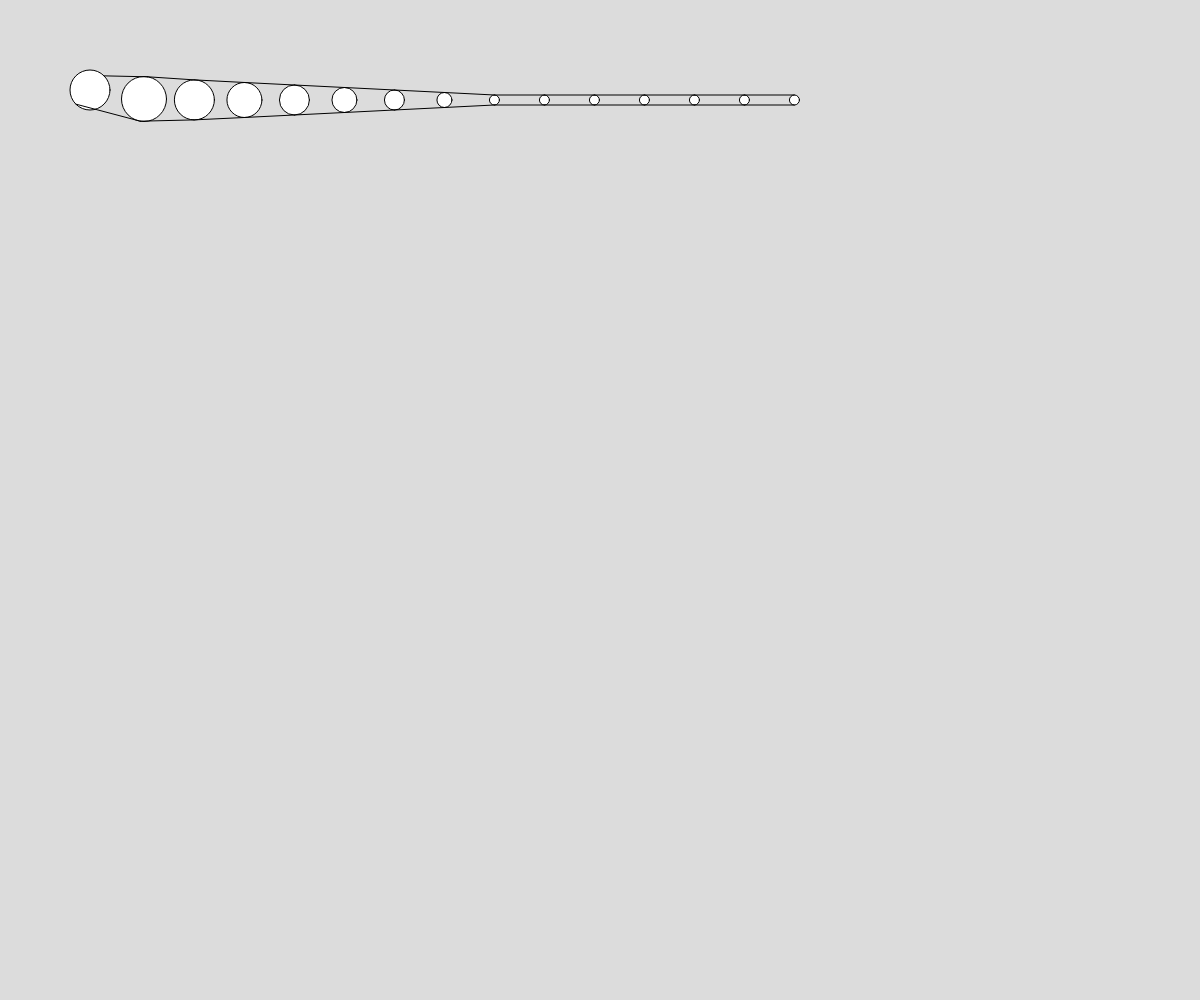
Frame 1 (no input)
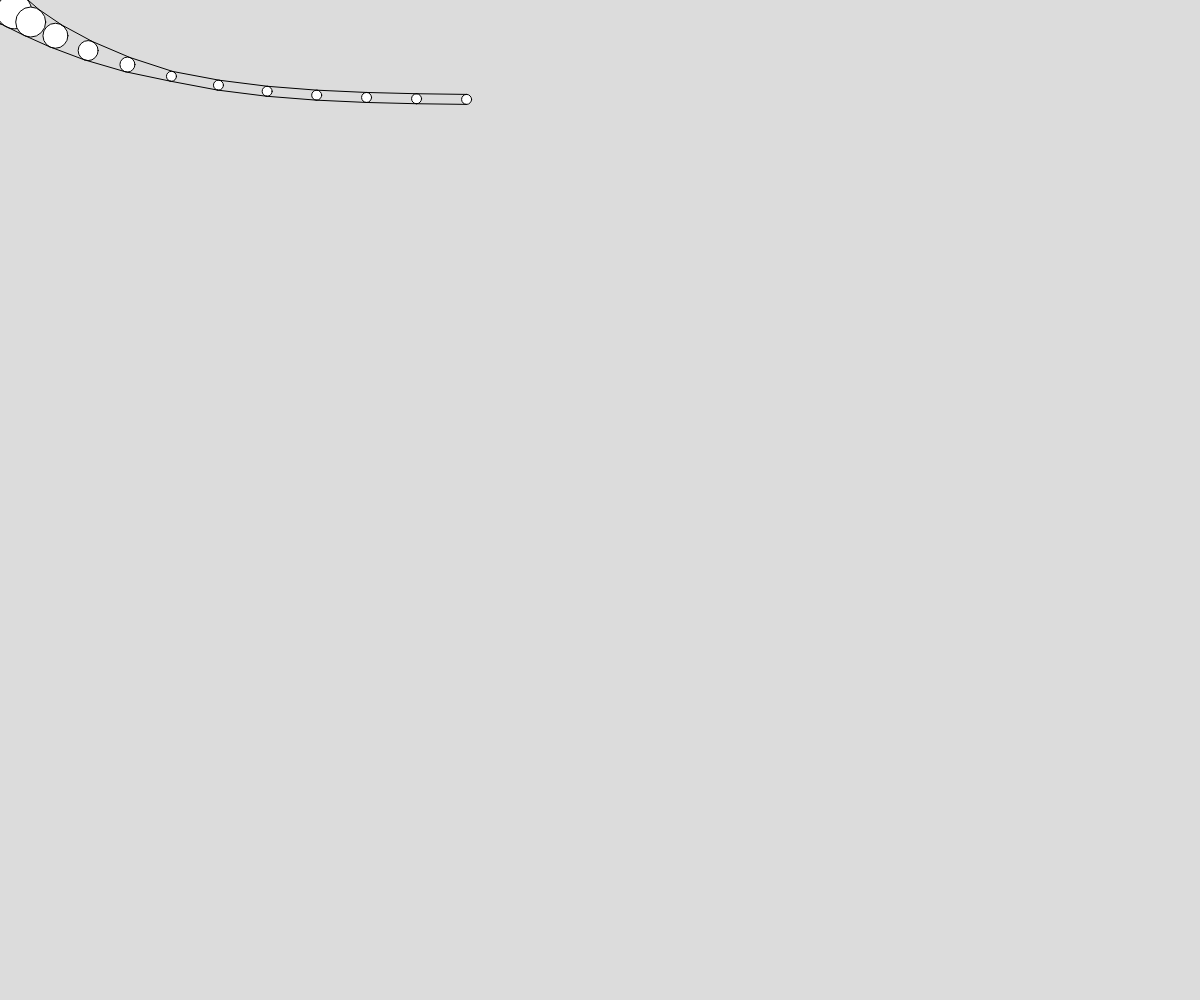
Frame 60 (no input)
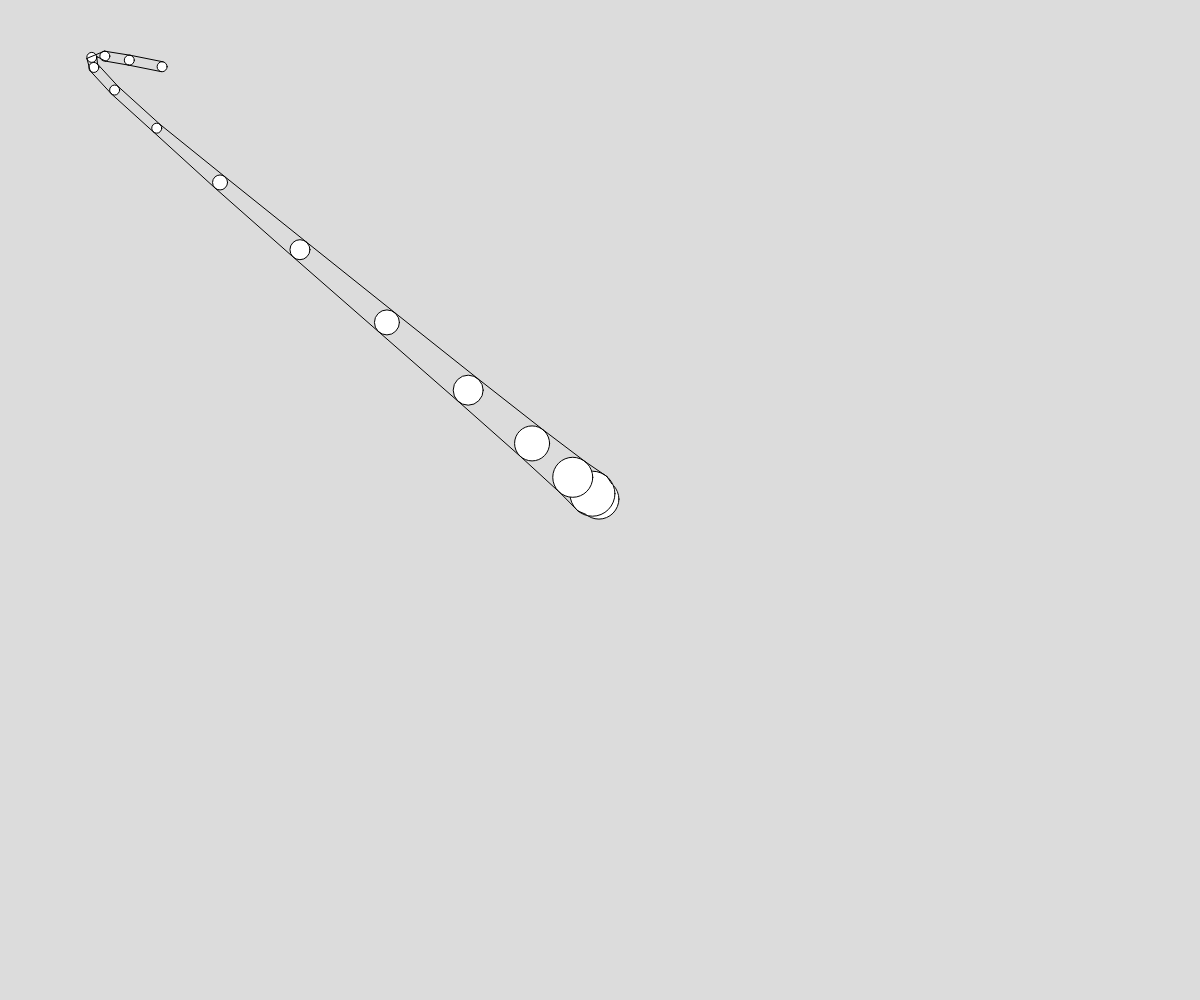
Frame 120 (the mouse pressed at the canvas centre since frame 60)

The p5.js sketch that drew these frames (run headless with seeded random() and noise() and a simulated clock; from frame 60 on, the mouse is pressed at the canvas centre):

// p5.js sketch
// ── sketch.js
let speed_modifier = 0.1;
let n = 15;
let d = 50;

class Segment {
    constructor(x, y, d, angle) {
        this.x = x;
        this.y = y;
        this.d = d;
        this.angle = angle;
    }

    show() {
        circle(this.x, this.y, this.d);
        // line(this.x, this.y, this.x + this.d * cos(this.angle) / 2, this.y + this.d * sin(this.angle) / 2);
    }
}

let segments = Array();

function getWidth(i) {
    if (i == 0) {
        return 40;
    } else {
        return max(10, 50 - 5 * i);
    }
}

function setup() {
    createCanvas(windowWidth, windowHeight);

    segments = Array(n).fill().map((_, i) => new Segment(100 + 50 * i, 100, getWidth(i), 0));
}

function draw() {
    background(220);

    let dx = mouseX - segments[0].x;
    let dy = mouseY - segments[0].y;
    let angle = atan2(dy, dx);

    segments[0].x += dx * speed_modifier
    segments[0].y += dy * speed_modifier
    segments[0].angle = angle;

    segments[0].show();

    for (let i = 1; i < n; i++) {
        let prev = segments[i - 1];
        let s = segments[i];

        dx = prev.x - s.x;
        dy = prev.y - s.y;

        s.x += dx * speed_modifier;
        s.y += dy * speed_modifier;

        s.angle = atan2(dy, dx);

        s.show();


        line(prev.x + prev.d * cos(prev.angle + PI / 2) / 2, prev.y + prev.d * sin(prev.angle + PI / 2) / 2,
            s.x + s.d * cos(s.angle + PI / 2) / 2, s.y + s.d * sin(s.angle + PI / 2) / 2);

        line(prev.x + prev.d * cos(prev.angle - PI / 2) / 2, prev.y + prev.d * sin(prev.angle - PI / 2) / 2,
            s.x + s.d * cos(s.angle - PI / 2) / 2, s.y + s.d * sin(s.angle - PI / 2) / 2);
    }
}

function windowResized() {
    resizeCanvas(windowWidth, windowHeight);
}
